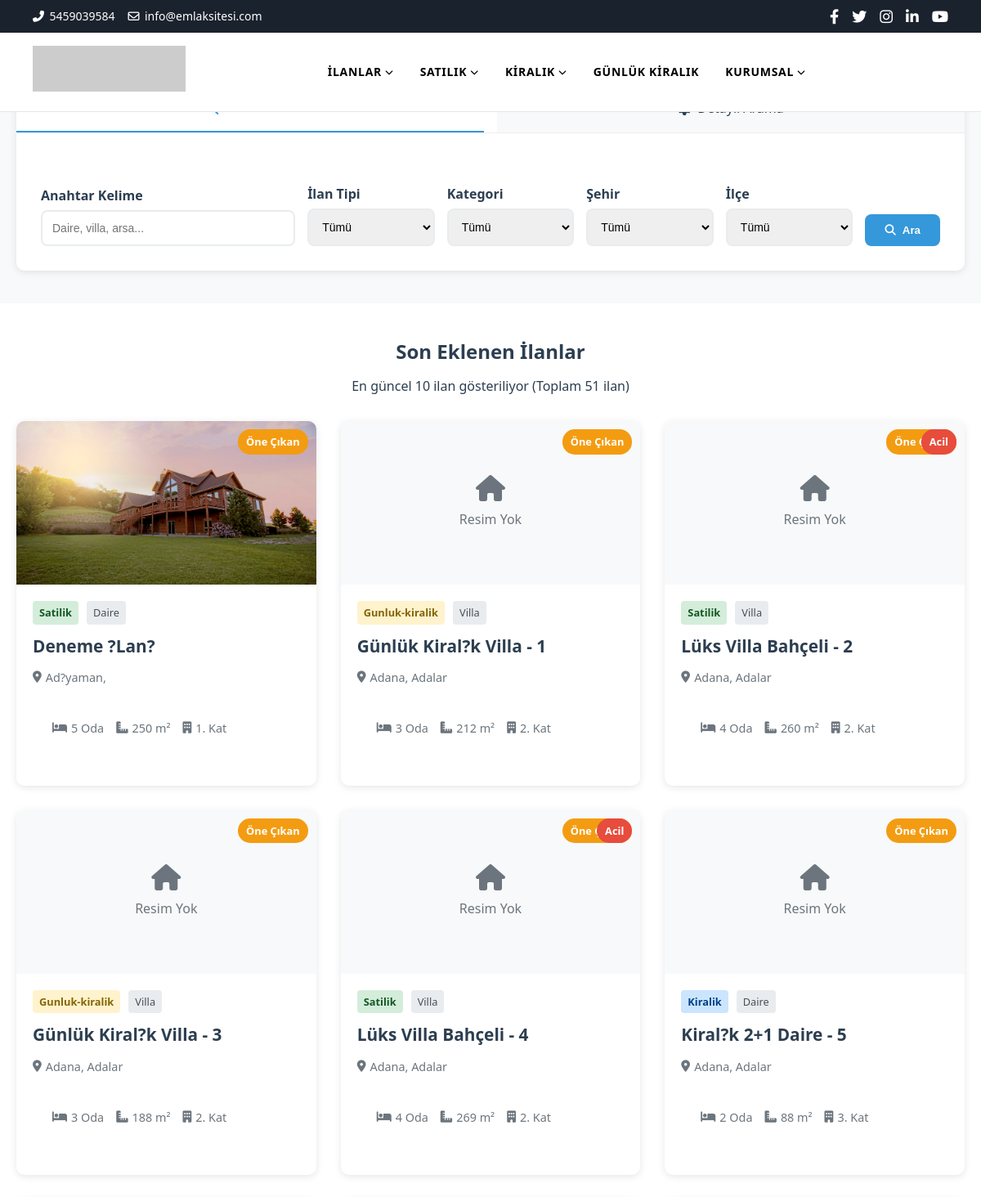
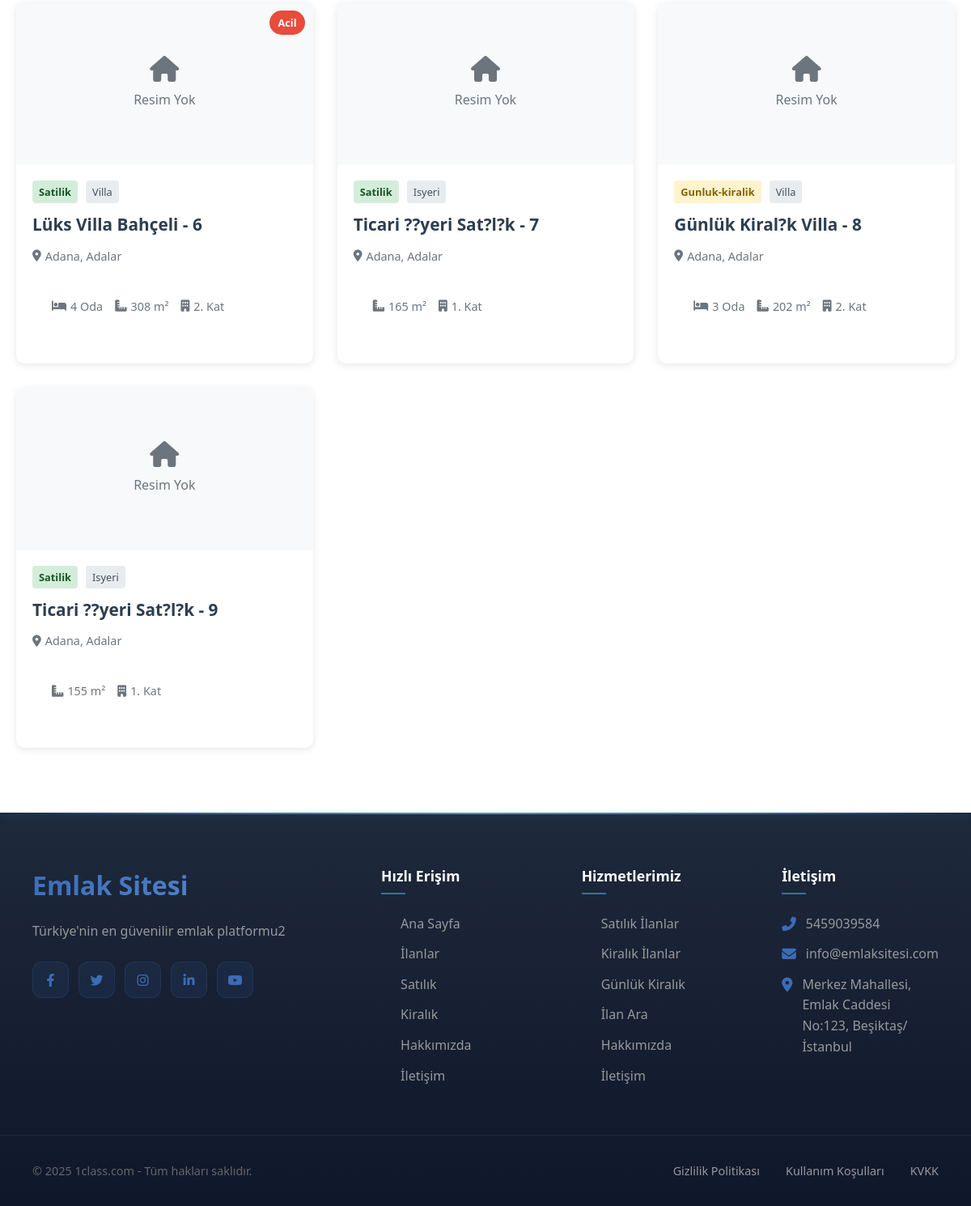
Screenshot of /pages/arama.php with the database file from the repository (2 pictures, top to bottom).
### tables this page shows
CREATE TABLE `properties` (
  `id` int(11) NOT NULL,
  `title` varchar(255) NOT NULL,
  `slug` varchar(255) NOT NULL,
  `description` text DEFAULT NULL,
  `price` decimal(15,2) NOT NULL,
  `property_type` enum('daire','villa','arsa','isyeri','ofis','depo') NOT NULL,
  `transaction_type` enum('satilik','kiralik','gunluk-kiralik') NOT NULL,
  `city_id` int(11) DEFAULT NULL,
  `district_id` int(11) DEFAULT NULL,
  `address` text DEFAULT NULL,
  `area` decimal(10,2) DEFAULT NULL,
  `room_count` int(11) DEFAULT NULL,
  `living_room_count` int(11) DEFAULT NULL,
  `bathroom_count` int(11) DEFAULT NULL,
  `floor` int(11) DEFAULT NULL,
  `building_age` int(11) DEFAULT NULL,
  `heating_type` varchar(100) DEFAULT NULL,
  `main_image` varchar(255) DEFAULT NULL,
  `images` text DEFAULT NULL,
  `features` text DEFAULT NULL,
  `contact_name` varchar(100) DEFAULT NULL,
  `contact_phone` varchar(20) DEFAULT NULL,
  `contact_email` varchar(100) DEFAULT NULL,
  `featured` tinyint(1) DEFAULT 0,
  `urgent` tinyint(1) DEFAULT 0,
  `status` enum('active','inactive','pending','sold','rented') DEFAULT 'pending',
  `views` int(11) DEFAULT 0,
  `created_at` timestamp NOT NULL DEFAULT current_timestamp(),
  `updated_at` timestamp NOT NULL DEFAULT current_timestamp() ON UPDATE current_timestamp(),
  `featured_highlighted` tinyint(1) DEFAULT 0 COMMENT 'Ã–ne Ã§Ä±kan ilanlar iÃ§in iÅŸaretleme'
);

CREATE TABLE `cities` (
  `id` int(11) NOT NULL,
  `name` varchar(100) NOT NULL,
  `slug` varchar(100) NOT NULL,
  `status` enum('active','inactive') DEFAULT 'active',
  `created_at` timestamp NOT NULL DEFAULT current_timestamp(),
  `plate_code` varchar(2) DEFAULT NULL,
  `region` varchar(50) DEFAULT NULL
);

CREATE TABLE `districts` (
  `id` int(11) NOT NULL,
  `city_id` int(11) NOT NULL,
  `name` varchar(100) NOT NULL,
  `slug` varchar(100) NOT NULL,
  `status` enum('active','inactive') DEFAULT 'active',
  `created_at` timestamp NOT NULL DEFAULT current_timestamp()
);

### classes/Database.php (called while the page is built, shortened)
<?php
class Database {
    private static $instance = null;
    private $connection = null;
    private function __construct() {
        try {
            $this->connection = new PDO(
                "mysql:host=" . DB_HOST . ";dbname=" . DB_NAME . ";charset=utf8mb4",
                DB_USER,
                DB_PASS,
                [
                    PDO::ATTR_ERRMODE => PDO::ERRMODE_EXCEPTION,
                    PDO::ATTR_DEFAULT_FETCH_MODE => PDO::FETCH_ASSOC,
                    PDO::ATTR_EMULATE_PREPARES => false
                ]
            );
        } catch (PDOException $e) {
            if (DEBUG) {
                die("Veritabanı bağlantı hatası: " . $e->getMessage());
            } else {
                die("Veritabanı bağlantı hatası!");
            }
        }
    }
    public static function getInstance() {
        if (self::$instance === null) {
            self::$instance = new self();
        }
        return self::$instance;
    }
    public function getConnection() {
        return $this->connection;
    }
}
?>

### classes/Property.php (called while the page is built, shortened)
<?php
require_once __DIR__ . '/Database.php';
class Property {
    private $db;
    public function __construct() {
        $this->db = Database::getInstance()->getConnection();
    }
    public function getAll($filters = []) {
        try {
            $sql = "SELECT p.*, c.name as city_name, d.name as district_name
                    FROM properties p
                    LEFT JOIN cities c ON p.city_id = c.id
                    LEFT JOIN districts d ON p.district_id = d.id
                    WHERE 1=1";
            $params = [];
            if (!empty($filters['status'])) {
                $sql .= " AND p.status = :status";
                $params['status'] = $filters['status'];
            }
            $orderBy = $filters['order_by'] ?? 'created_at';
            $orderDir = $filters['order_dir'] ?? 'DESC';
            $sql .= " ORDER BY p.{$orderBy} {$orderDir}";
            $stmt = $this->db->prepare($sql);
            $stmt->execute($params);
            return $stmt->fetchAll();
        } catch (Exception $e) {
            return [];
        }
    }
}
?>

### classes/helper.php (called while the page is built, shortened)
<?php
class Helper {
    private static $instance = null;
    public static function getInstance() {
        if (self::$instance === null) {
            self::$instance = new self();
        }
        return self::$instance;
    }
    public function getBaseUrl() {
        return defined('BASE_URL') ? BASE_URL : 'http://localhost/emlak';
    }
    public function url($page = '', $params = []) {
        $baseUrl = rtrim($this->getBaseUrl(), '/');
        $url = $baseUrl . '/' . $page;
        if (!empty($params)) {
            $url .= '?' . http_build_query($params);
        }
        return $url;
    }
    public function e($text) {
        return htmlspecialchars($text, ENT_QUOTES, 'UTF-8');
    }
}
?>

### pages/arama.php (the view, shortened to what this page needs)
<?php
require_once __DIR__."/../includes/header.php";
require_once __DIR__."/../classes/Property.php";
require_once __DIR__."/../classes/Helper.php";
$helper = Helper::getInstance();
$property = new Property();
$searchParams = [
    'keyword' => $_GET['keyword'] ?? '',
    'transaction_type' => $_GET['transaction_type'] ?? '',
    'property_type' => $_GET['property_type'] ?? '',
    'city' => $_GET['city'] ?? '',
    'district' => $_GET['district'] ?? '',
    'min_price' => $_GET['min_price'] ?? '',
    'max_price' => $_GET['max_price'] ?? '',
    'min_area' => $_GET['min_area'] ?? '',
    'max_area' => $_GET['max_area'] ?? '',
    'rooms' => $_GET['rooms'] ?? '',
    'bathrooms' => $_GET['bathrooms'] ?? '',
    'floor' => $_GET['floor'] ?? '',
    'heating_type' => $_GET['heating_type'] ?? '',
    'building_age' => $_GET['building_age'] ?? '',
    'status' => 'active'
];
$page = (int)($_GET['page'] ?? 1);
$perPage = 12;
$offset = ($page - 1) * $perPage;
$searchParams['limit'] = $perPage;
$searchParams['offset'] = $offset;
$searchParams['order_by'] = $_GET['order_by'] ?? 'created_at';
$searchParams['order_dir'] = $_GET['order_dir'] ?? 'DESC';
if (!empty($searchParams['keyword']) || !empty($searchParams['transaction_type']) || !empty($searchParams['property_type']) || !empty($searchParams['city'])) {
    $properties = $property->search($searchParams);
    $totalProperties = $property->getSearchCount($searchParams);
    $isSearchResult = true;
} else {
    $allProperties = $property->getAll(['status' => 'active', 'order_by' => 'created_at', 'order_dir' => 'DESC']);
    $totalProperties = count($allProperties);
    if ($totalProperties > 0) {
        $limit = min(10, $totalProperties);
        $properties = array_slice($allProperties, 0, $limit);
    } else {
        $properties = [];
    }
    $isSearchResult = false;
}
?>
    <section class="page-header">
        <div class="container">
            <div class="page-header-content">
                <h1>İlan Ara</h1>
                <p>Hayalinizdeki emlakı bulun</p>
            </div>
        </div>
    </section>
    <section class="search-form-section">
        <div class="container">
            <form method="GET" class="advanced-search-form">
                <div class="search-tabs">
                    <div class="tab active" data-tab="basic">
                        <span>Hızlı Arama</span>
                    </div>
                    <div class="tab" data-tab="advanced">
                        <span>Detaylı Arama</span>
                    </div>
                </div>
                <div class="tab-content active" id="basic-search">
                    <div class="search-row">
                        <div class="search-group">
                            <label for="keyword">Anahtar Kelime</label>
                            <input type="text" id="keyword" name="keyword" value="<?php echo htmlspecialchars($searchParams['keyword']); ?>" placeholder="Daire, villa, arsa...">
                        </div>
                        <div class="search-group">
                            <label for="transaction_type">İlan Tipi</label>
                            <select id="transaction_type" name="transaction_type">
                                <option value="">Tümü</option>
                            </select>
                        </div>
                        <div class="search-group">
                            <label for="property_type">Kategori</label>
                            <select id="property_type" name="property_type">
                                <option value="">Tümü</option>
                            </select>
                        </div>
                        <div class="search-group">
                            <label for="city">Şehir</label>
                            <select id="city" name="city" onchange="loadDistricts(this.value)">
                                <option value="">Tümü</option>
                            </select>
                        </div>
                        <div class="search-group">
                            <label for="district">İlçe</label>
                            <select id="district" name="district">
                                <option value="">Tümü</option>
                            </select>
                        </div>
                        <div class="search-group">
                            <button type="submit" class="search-btn">
                                <i class="fas fa-search"></i>
                                Ara
                            </button>
                        </div>
                    </div>
                </div>
            </form>
        </div>
    </section>
    <section class="search-results">
        <div class="container">
            <div class="results-header">
                <?php if ($isSearchResult): ?>
                    <h2>Arama Sonuçları</h2>
                    <p><?php echo $totalProperties; ?> ilan bulundu</p>
                <?php else: ?>
                    <h2>Son Eklenen İlanlar</h2>
                    <?php if ($totalProperties > 0): ?>
                        <p>En güncel <?php echo count($properties); ?> ilan gösteriliyor (Toplam <?php echo $totalProperties; ?> ilan)</p>
                    <?php else: ?>
                        <p>Şu anda ilan bulunmuyor</p>
                    <?php endif; ?>
                <?php endif; ?>
            </div>
            <?php if (!empty($properties)): ?>
                <div class="properties-grid">
                    <?php foreach ($properties as $prop): ?>
                        <div class="property-card">
                            <div class="property-image">
                                <?php if (!empty($prop['main_image']) && filter_var($prop['main_image'], FILTER_VALIDATE_URL)): ?>
                                    <img src="<?php echo $helper->e($prop['main_image']); ?>" alt="<?php echo $helper->e($prop['title']); ?>" onerror="this.style.display='none'; this.nextElementSibling.style.display='flex';">
                                <?php else: ?>
                                    <div class="no-image">
                                        <i class="fas fa-home"></i>
                                        <span>Resim Yok</span>
                                    </div>
                                <?php endif; ?>
                                <?php if ($prop['featured']): ?>
                                    <div class="featured-badge">Öne Çıkan</div>
                                <?php endif; ?>
                                <?php if ($prop['urgent']): ?>
                                    <div class="urgent-badge">Acil</div>
                                <?php endif; ?>
                            </div>
                            <div class="property-content">
                                <div class="property-type">
                                    <span class="transaction-type <?php echo $prop['transaction_type']; ?>">
                                        <?php echo ucfirst($prop['transaction_type']); ?>
                                    </span>
                                    <span class="property-category">
                                        <?php echo ucfirst($prop['property_type']); ?>
                                    </span>
                                </div>
                                <h3 class="property-title">
                                    <a href="<?php echo $helper->url('ilan/' . $prop['slug']); ?>">
                                        <?php echo $helper->e($prop['title']); ?>
                                    </a>
                                </h3>
                                <div class="property-location">
                                    <i class="fas fa-map-marker-alt"></i>
                                    <span><?php echo $helper->e($prop['city_name']); ?>, <?php echo $helper->e($prop['district_name']); ?></span>
                                </div>
                                <div class="property-details">
                                    <?php if ($prop['room_count']): ?>
                                        <span><i class="fas fa-bed"></i> <?php echo $prop['room_count']; ?> Oda</span>
                                    <?php endif; ?>
                                    <?php if ($prop['area']): ?>
                                        <span><i class="fas fa-ruler-combined"></i> <?php echo number_format($prop['area']); ?> m²</span>
                                    <?php endif; ?>
                                    <?php if ($prop['floor']): ?>
                                        <span><i class="fas fa-building"></i> <?php echo $prop['floor']; ?>. Kat</span>
                                    <?php endif; ?>
                                </div>
                            </div>
                        </div>
                    <?php endforeach; ?>
                </div>
            <?php endif; ?>
        </div>
    </section>
<?php require_once __DIR__."/../includes/footer.php"; ?>

### rows the page displays
properties: main_image (picture), featured "Öne Çıkan", transaction_type "Satilik", property_type "Daire", title "Deneme ?Lan?", city.name "Ad?yaman", room_count "5", area "250", floor "1"
properties: shows "Resim Yok", featured "Öne Çıkan", transaction_type "Gunluk-kiralik", property_type "Villa", title "Günlük Kiral?k Villa - 1", city.name "Adana", district.name "Adalar", room_count "3", area "212", floor "2"
properties: shows "Resim Yok", featured "Öne…", urgent "Acil", transaction_type "Satilik", property_type "Villa", title "Lüks Villa Bahçeli - 2", city.name "Adana", district.name "Adalar", room_count "4", area "260", floor "2"
properties: shows "Resim Yok", featured "Öne Çıkan", transaction_type "Gunluk-kiralik", property_type "Villa", title "Günlük Kiral?k Villa - 3", city.name "Adana", district.name "Adalar", room_count "3", area "188", floor "2"
properties: shows "Resim Yok", featured "Öne…", urgent "Acil", transaction_type "Satilik", property_type "Villa", title "Lüks Villa Bahçeli - 4", city.name "Adana", district.name "Adalar", room_count "4", area "269", floor "2"
properties: shows "Resim Yok", featured "Öne Çıkan", transaction_type "Kiralik", property_type "Daire", title "Kiral?k 2+1 Daire - 5", city.name "Adana", district.name "Adalar", room_count "2", area "88", floor "3"
properties: shows "Resim Yok", urgent "Acil", transaction_type "Satilik", property_type "Villa", title "Lüks Villa Bahçeli - 6", city.name "Adana", district.name "Adalar", room_count "4", area "308", floor "2"
properties: shows "Resim Yok", transaction_type "Satilik", property_type "Isyeri", title "Ticari ??yeri Sat?l?k - 7", city.name "Adana", district.name "Adalar", area "165", floor "1"
properties: shows "Resim Yok", transaction_type "Gunluk-kiralik", property_type "Villa", title "Günlük Kiral?k Villa - 8", city.name "Adana", district.name "Adalar", room_count "3", area "202", floor "2"
properties: shows "Resim Yok", transaction_type "Satilik", property_type "Isyeri", title "Ticari ??yeri Sat?l?k - 9", city.name "Adana", district.name "Adalar", area "155", floor "1"

### other values shown
$helper->getSetting('contact_phone', '+90 (212) 555 00 00') "5459039584"
$helper->getSetting('contact_email', 'info@emlaksitesi.com') "info@emlaksitesi.com"
count($properties) "10"
$totalProperties "51"
$helper->getSiteName() "Emlak Sitesi"
$helper->getSetting('contact_address', 'İstanbul, Türkiye') "Merkez Mahallesi, Emlak Caddesi No:123, Beşiktaş/İstanbul"
